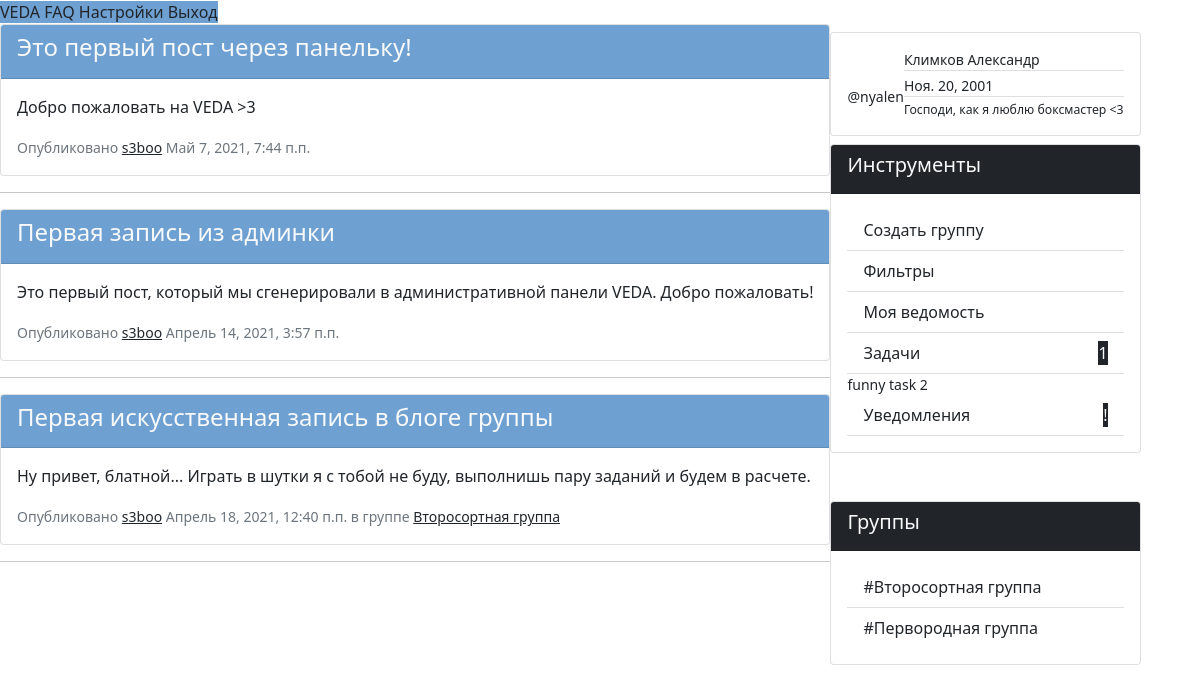
The page / (signed in) on the database its author committed.
### VEDA_application/models.py (models this page shows, shortened)
class Admin_post(models.Model):
    class Meta():
        ordering = ['-date_of_create']
    author = models.ForeignKey(
        Client,
        on_delete=models.SET_NULL,
        null=True
    ) # Автор поста, может отсутствовать
    article = models.CharField(max_length=50)                   # Заголовок поста
    text = models.TextField()                                   # Сообщение поста, неограниченное количество знаков
    date_of_create = models.DateTimeField(auto_now_add=True)    # Дата и время публикации поста

class Client(models.Model):
    def __str__(self):
        return self.user.username
    user = models.OneToOneField(
        User,
        on_delete=models.CASCADE,
    )   # Связь один-к-одному с пользователем
    father = models.ForeignKey(
        Parent,
        on_delete=models.SET_NULL,
        null=True,
        related_name='father'
    ) # Связь с родителем внешним ключем
    mother =  models.ForeignKey(
        Parent,
        on_delete=models.SET_NULL,
        null=True,
        related_name='mother'
    ) # Связь с родителем внешним ключом
    status = models.CharField(max_length=100)                       # Поле статуса (отображается в профиле пользователя)
    hobbies = models.CharField(max_length=100)                      # Поле хобби (используется куратором и отображается в профиле)
    day_of_birthday = models.DateField(null=True)                   # Поле дня рождения (используется куратором и отображается в профиле)
    adress = models.CharField(max_length=50)                        # Поле адреса (используется только куратором и не виден в профиле)
    gender = models.CharField(choices=(
        ('M', 'Male'),
        ('F', 'Female'),
        ('O', 'Other')
    ), max_length=50, null=True)
    userpic = models.ImageField(upload_to='userpics', null=True, default="default.png")    # Аватар пользователя

class Group_post(models.Model):
    class Meta():
        ordering = ['-date_of_create']
    group = models.ForeignKey(
        Group,
        on_delete=models.CASCADE
    ) # Группа-автор
    author = models.ForeignKey(
        Client,
        on_delete=models.SET_NULL,
        null=True
    ) # Автор поста, может отсутствовать
    article = models.CharField(max_length=50)                   # Заголовок поста
    text = models.TextField()                                   # Сообщение поста, неограниченное количество знаков
    date_of_create = models.DateTimeField(auto_now_add=True)    # Дата и время публикации поста
    file = models.FileField(null=True, upload_to='files'),      # Файл приложение к посту

class Group(models.Model):
    def __str__(self):
            return self.name
    moderators = models.ManyToManyField(
        Client,
        related_name='moderators',
        blank=True,
    ) # Количество модераторов не ограничено, связаны внешней таблицей с Client
    listeners = models.ManyToManyField(
        Client,
        related_name='listeners',
        blank=True,
    ) # Количество подписчиков не ограничено, связаны внешней таблицей с Client
    name = models.CharField(max_length=40)              # Название группы
    tag = models.CharField(max_length=40, null=True)              # Тег для поиска

class Task(models.Model):
    group = models.ForeignKey(
        Group,
        on_delete=models.CASCADE,
    ) # Группа с задачами
    receiver = models.ForeignKey(
        Client,
        on_delete=models.SET_NULL,
        null=True
    ) # Ответственный за задачу, может отсутствовать
    content = models.CharField(max_length=100)                      # Содержание задачи
    date_of_create = models.DateTimeField(auto_now_add=True)        # Дата открытия задачи
    date_of_completion = models.DateTimeField()                     # Дата срока для завершения
    status = models.IntegerField(choices=(
        (0, 'Ждет выполнения'),
        (1, 'Сделано')
    ))
    """ Статус выполнения задачи, где:
        0. Не выполнена
        1. Выполнена
    """

### VEDA_application/views.py (the view)
# urls.py: path('', views.index, name="index")                            # главная страница
def index(request):
    if request.method == 'GET':
        return render(request, 'index.html', context={
            'admin_posts': models.Admin_post.objects.all(),
            'l_groups': models.Group.objects.filter(listeners__user__username=request.user.username),                     # группы, где есть текущий пользователь
            'm_groups': models.Group.objects.filter(moderators__user__username=request.user.username),                     # группы, где есть текущий пользователь
            'group_posts_listener': models.Group_post.objects.filter(group__listeners__user__username=request.user.username),    # посты в группах, в которых находится пользователь
            'group_posts_moderator': models.Group_post.objects.filter(group__moderators__user__username=request.user.username),    # посты в группах, в которых находится пользователь
            'notifications': models.Notification.objects.filter(receiver__user__username=request.user.username),        # уведомления для пользователя
            'tasks': models.Task.objects.filter(receiver__user__username=request.user.username)                         # задачи из группа для пользователя
        })

### VEDA_application/templates/index.html (shortened to what this page needs)
{% extends 'main_template.html' %}
{% load static %}
{% block application %}
  {% include 'borders_template.html' %}
  <div id="index">
    <b-container class="mt-5">
      <b-row align-h="between" class="d-flex flex-column-reverse flex-md-row">
        <b-col cols="12" {% if user.is_authenticated %} md="6" lg="8" {% endif %} class="p-0 mt-md-0 mt-3">
          <b-tabs  justified>
            <b-tab title="Блог разработчика" active class="pt-3">
              {% for post in admin_posts %}
                <div class="card card-outline-secondary mb-3">
                  <div class="card-header bg-blue text-light">
                    <h4>{{ post.article }}</h4>
                  </div>
                  <div class="card-body">
                    <p>{{ post.text }}</p>
                    <small class="text-muted">Опубликовано <a class="text-dark" href="#">{{ post.author }}</a>  {{ post.date_of_create }}</small>
                  </div>
                </div>
                <hr>
              {% endfor %}
            </b-tab>
            {% if user.is_authenticated %}
              <b-tab title="Новости из групп" class="pt-3">
                {% for post in group_posts_moderator %}
                  <div class="card card-outline-secondary mb-3">
                    <div class="card-header bg-blue text-light d-flex justify-content-between flex-column">
                      <h4 >{{ post.article }}</h4>
                    </div>
                    <div class="card-body">
                      <p>{{ post.text }}</p>
                      <small class="text-muted">Опубликовано <a class="text-dark" href="#">{{ post.author }}</a>  {{ post.date_of_create }} в группе <a href="{% url 'group' post.group.id %}" class="text-dark">{{ post.group }}</a>
                      </small>
                    </div>
                  </div>
                  <hr>
                {% endfor %}
              </b-tab>
            {% endif %}
          </b-tabs>
        </b-col>
        {% if user.is_authenticated %}
          <b-col cols="12" md=5 lg=3 class="p-0">
            {% if user.is_authenticated %}
            <div class="card card-outline-secondary mt-2">
              <div class="card-body d-flex flex-row align-items-center justify-content-around">
                <div class="flex-column">
                  <br>
                  <small> @{{ user.username }} </small>
                </div>
                <div class="list-group small list-group-flush">
                  <p class="list-group-item m-0 p-0">{{ user.last_name }} {{ user.first_name }}</p>
                  <p class="list-group-item m-0 mt-1 p-0">{{ user.client.day_of_birthday }}</p>
                  <small class="list-group-item m-0 mt-1 p-0">{{ user.client.status }}</small>
                </div>
              </div>
            </div>
            {% endif %}
            <div class="card card-outline-secondary m-0 mt-2">
              <div class="card-header bg-dark text-light">
                <h5>Инструменты</h5>
              </div>
              <div class="card-body">
                <div class="list-group list-group-flush">
                  <a href="{% url 'create_group' %}" class="list-group-item list-group-item-action ">Создать группу</a>
                  <a class="list-group-item list-group-item-action" href="#">Фильтры</a>
                  <a href="#" class="list-group-item list-group-item-action">Моя ведомость</a>
                  <a href="#task-collapse" @click.prevent v-b-toggle class="list-group-item list-group-item-action d-flex justify-content-between align-items-center">
                    Задачи {% if tasks %} <b-badge class="text-light bg-dark">{{ tasks|length }} </b-badge> {% endif %}
                  </a>
                  <b-collapse id="task-collapse">
                    {% for task in tasks %}
                      <b-card class="my-2">
                        <b-card-body class="d-flex p-0 m-0 small text-dark justify-content-between">
                          {{ task.content }}
                        </b-card-body>
                      </b-card>
                    {% endfor %}
                  </b-collapse>
                  <a href="#notification-collapse" @click.prevent v-b-toggle class="list-group-item list-group-item-action d-flex justify-content-between align-items-center">
                    Уведомления  {% if notifications %} <b-badge class="text-light bg-dark"> ! </b-badge> {% endif %}
                  </a>
                  </div>
              </div>
            </div>
            <div class="card card-outline-secondary mt-5">
              <div class="card-header bg-dark text-light">
                <h5>Группы</h5>
              </div>
              <div class="card-body">
                <div class="list-group list-group-flush">
                  {% for group in m_groups %}
                    <a href="{% url 'group' group.id %}" class="list-group-item list-group-item-action ">#{{ group.name }}</a>
                  {% endfor %}
                  {% for group in l_groups %}
                    <a href="{% url 'group' group.id %}" class="list-group-item list-group-item-action ">#{{ group.name }}</a>
                  {% endfor %}
                </div>
              </div>
            </div>
          </b-col>
        {% endif %}
      </b-row>
    </b-container>
  </div>
{% endblock application %}

### static/bg.css (style rules this page uses)
.bg-blue { background-color: #6ea0d2; }

### rows shown on the page
Admin_post: article "Это первый пост через панельку!", text "Добро пожаловать на VEDA >3", author "s3boo", date_of_create "Май 7, 2021, 7:44 п.п."
Admin_post: article "Первая запись из админки", text "Это первый пост, который мы сгенерировали в административной панели VEDA. Добро пожаловать!", author "s3boo", date_of_create "Апрель 14, 2021, 3:57 п.п."
Group_post: article "Первая искусственная запись в блоге группы", text "Ну привет, блатной... Играть в шутки я с тобой не буду, выполнишь пару заданий и будем в расчете.", author "s3boo", date_of_create "Апрель 18, 2021, 12:40 п.п.", group "Второсортная группа"
Task: content "funny task 2"
Group: name "Второсортная группа"
Group: name "Первородная группа"

### other values the page prints
{{ user.username }} "nyalen"
{{ user.last_name }} "Климков"
{{ user.first_name }} "Александр"
{{ user.client.day_of_birthday }} "Ноя. 20, 2001"
{{ user.client.status }} "Господи, как я люблю боксмастер <3"
{{ tasks|length }} "1"
